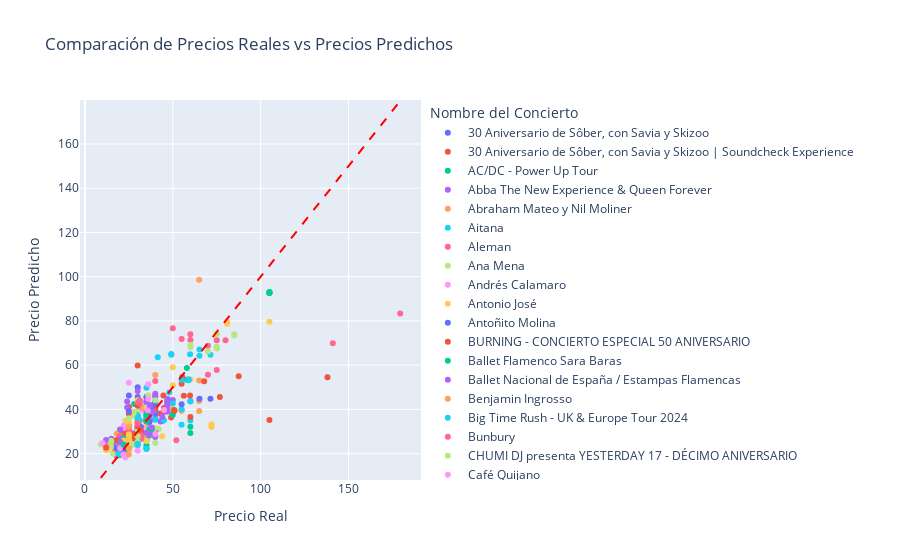

The notebook cell saved with this chart:
### Markdown cell above
MODELO GRID SEARCH ESTANDARIZADO

### Code cell
# Definir los parámetros para GridSearchCV
params = {
    'mlp__hidden_layer_sizes': [1, 50, 75, 100, 125, 150, 200, 225, 250, 275, 300, 325, 350, 375, 400],
    'mlp__activation': ["identity", "logistic", "tanh", "relu"],
    'mlp__solver': ['lbfgs', 'sgd', 'adam'],
    'mlp__learning_rate': ['constant', 'invscaling', 'adaptive'],
    'mlp__alpha': [0.00001, 0.0001, 0.001, 0.01, 0.1, 1, 10, 100] 
}

# Realizar GridSearchCV
start_time = time.time()

gridSearch = GridSearchCV(estimator=pipeline, param_grid=params, n_jobs=-1, scoring='neg_mean_squared_error', cv=ps)
gridSearch.fit(X_train, y)

results = cross_validate(gridSearch.best_estimator_, X_train, y, cv=ps, scoring=scoring, return_train_score=True)

end_time = time.time()
execution_time = end_time - start_time
print("Tiempo de ejecución:", execution_time, "segundos")

print('Mejores parámetros GridSearchCV: ', gridSearch.best_params_)

resultados = crear_tabla_resultados(results)

cargar_modelo_mlflow(gridSearch.best_estimator_, 'MIN_PRICE', 'GRID SEARCH ESTANDARIZADO', resultados, execution_time)

# Mostrar las predicciones y los valores reales
plot_model_predictions(gridSearch.best_estimator_, X_train, y, data)
feature_importance(gridSearch.best_estimator_, X_train, y, 15)
resultados
